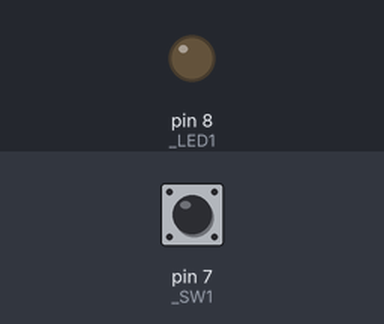
Recording of a sketch running on a simulated Arduino Uno, built with avr-gcc and run on an emulated ATmega328P. On the bench: output pins drawn as LEDs (lit = HIGH). The inputs (shaded band) are chosen by the test bench; at power-on: pin 7 (_SW1) LOW.

Above: at 1.2 s.
1.3 s: pin 7 (_SW1) pulled HIGH for 0.15 s
At 1.37 s:
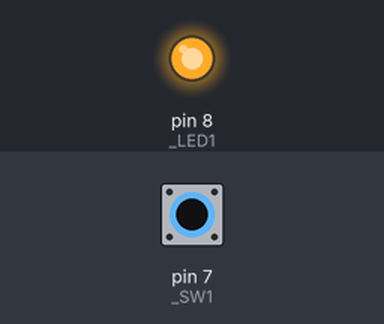
2.9 s: pin 7 (_SW1) pulled HIGH for 3.2 s
At 7.0 s:
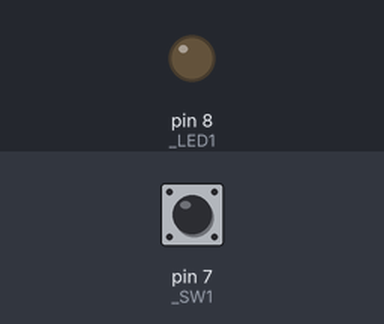
Timing chart, 0 to 8.5 s (numbered marks = the images above; inputs shaded):
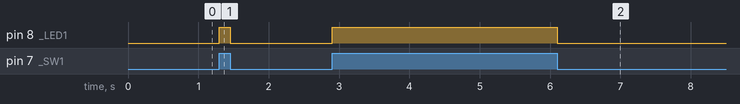

Measured:
- after the input at 1.3 s, pin 8 (_LED1): LOW → HIGH at once, → LOW 0.15 s later
- after the input at 2.9 s, pin 8 (_LED1): LOW → HIGH at once, → LOW 3.2 s later

The sketch:

1008_1.ino
```cpp
/* 1008_1.ino */

// Arduinoの出力ピンにスケッチ内で使う別名を付ける
// 7番ピンを _SW1 という名前に、8番ピンを _LED1 という名前に
#define _SW1 7
#define _LED1 8

void setup() {
  // _SW1（7番ピン）を入力にする
  pinMode(_SW1, INPUT);

  // _LED1（8番ピン）を出力にする
  pinMode(_LED1, OUTPUT);
}

void loop() {
  // デジタル入力から読み取ったタクトスイッチの状態を使って、LEDの点灯状態を制御する
  digitalWrite(_LED1, digitalRead(_SW1));
}
```
